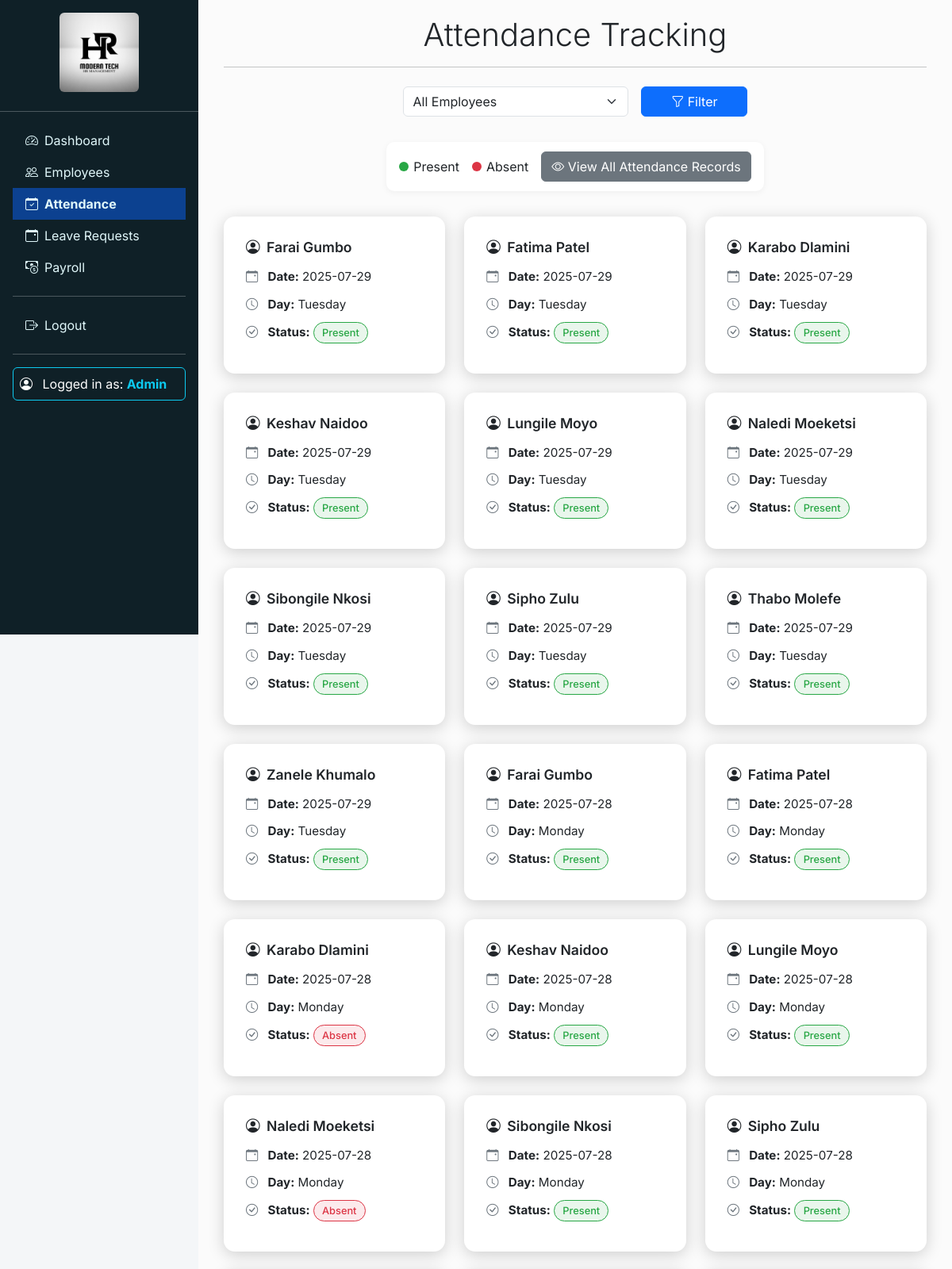
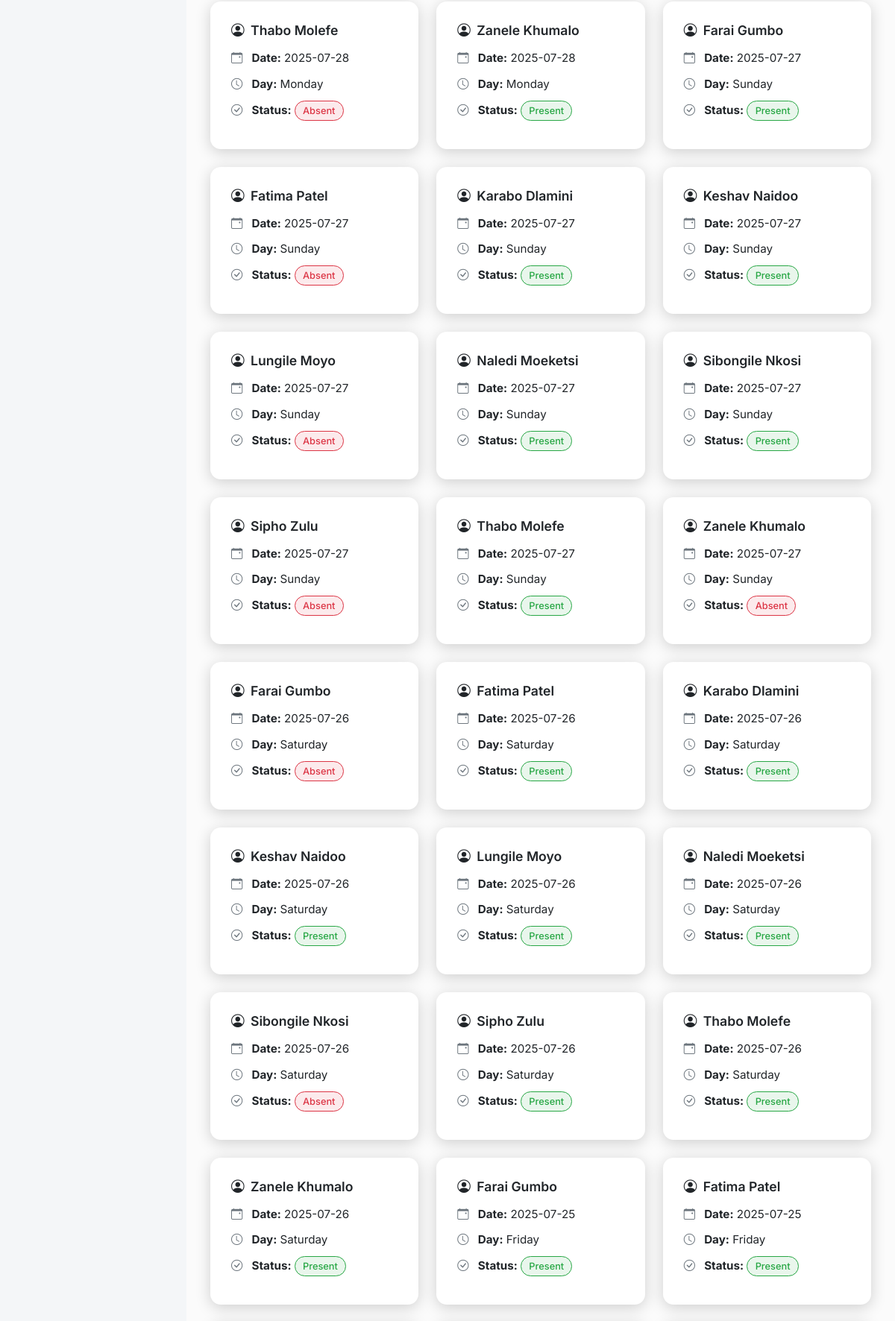
/pages/attendance.php (signed in, upper part), run on the app's committed database (2 pictures, top to bottom).
### tables this page shows
CREATE TABLE attendance (
    id INT AUTO_INCREMENT PRIMARY KEY,
    employee_id INT,
    date DATE,
    status ENUM('Present', 'Absent'),
    FOREIGN KEY (employee_id) REFERENCES employees(employee_id)
);

CREATE TABLE employees (
    employee_id INT AUTO_INCREMENT PRIMARY KEY,
    name VARCHAR(100) NOT NULL,
    position VARCHAR(100),
    department VARCHAR(50),
    salary DECIMAL(10,2),
    employment_history TEXT,
    contact VARCHAR(100)
);

### pages/attendance.php (the view, shortened to what this page needs)
<?php
require_once '../includes/db.php';
require_once '../includes/header.php';
$employeeId = $_GET['employee_id'] ?? 0;
$params = [];
$sql = "SELECT a.*, e.name FROM attendance a
        JOIN employees e ON a.employee_id = e.employee_id
        WHERE 1";
$sql .= " ORDER BY a.date DESC, e.name";
$stmt = $pdo->prepare($sql);
$stmt->execute($params);
$attendanceRecords = $stmt->fetchAll(PDO::FETCH_ASSOC);
?>
<link rel="stylesheet" href="https://cdn.jsdelivr.net/npm/bootstrap-icons@1.10.5/font/bootstrap-icons.css">
<div class="container">
    <h2 class="display-6 text-center">Attendance Tracking</h2>
    <hr class="mb-4">
    <form method="GET" class="row g-3 filter-form justify-content-center">
        <div class="col-md-4">
            <select name="employee_id" class="form-select">
                <option value="0">All Employees</option>
            </select>
        </div>
        <div class="col-md-2">
            <button class="btn btn-primary w-100" type="submit"><i class="bi bi-funnel"></i> Filter</button>
        </div>
    </form>
    <div class="d-flex justify-content-center">
        <div class="legend-box text-center">
            <span>
                <div class="legend-circle legend-present"></div> Present
            </span>
            <span>
                <div class="legend-circle legend-absent"></div> Absent
            </span>
            <div>
                <a href="attendance.php" class="btn btn-secondary"><i class="bi bi-eye"></i> View All Attendance Records</a>
            </div>
        </div>
    </div>
    <div class="row g-4">
        <?php foreach ($attendanceRecords as $record): ?>
            <div class="col-md-6 col-lg-4">
                <div class="card attendance-card h-100">
                    <div class="card-body">
                        <h5 class="card-title">
                            <?php if (!$employeeId): ?>
                                <i class="bi bi-person-circle me-1"></i>
                                <?= htmlspecialchars($record['name']); ?>
                            <?php else: ?>
                                <i class="bi bi-calendar-check me-1"></i> Attendance Entry
                            <?php endif; ?>
                        </h5>
                        <div class="info-line">
                            <i class="bi bi-calendar-event"></i>
                            <strong>Date:</strong> <?= $record['date']; ?>
                        </div>
                        <div class="info-line">
                            <i class="bi bi-clock"></i>
                            <strong>Day:</strong> <?= date('l', strtotime($record['date'])); ?>
                        </div>
                        <div class="info-line">
                            <i class="bi bi-check-circle"></i>
                            <strong>Status:</strong>
                            <span
                                class="badge-status <?= $record['status'] == 'Present' ? 'badge-present' : 'badge-absent'; ?>">
                                <?= $record['status']; ?>
                            </span>
                        </div>
                    </div>
                </div>
            </div>
        <?php endforeach; ?>
    </div>
</div>
<?php require_once '../includes/footer.php'; ?>

### includes/header.php (style rules this page uses)
body { margin: 0; padding: 0; overflow-x: hidden; }
strong { font-weight: 700; }

### pages/attendance.php (style rules this page uses)
body { font-family: 'Inter', sans-serif; background-color: #f4f6f8; }
.attendance-card { border: none; border-radius: 14px; background: #ffffff; box-shadow: 0 4px 20px rgba(0, 0, 0, 0.18); transition: transform 0.3s ease; }
.attendance-card .card-body { padding: 1.75rem; }
.card-title { font-size: 1.1rem; font-weight: 600; margin-bottom: 1rem; }
.info-line { margin-bottom: 0.75rem; font-size: 0.95rem; }
.info-line i { color: #6c757d; margin-right: 8px; }
.badge-status { font-size: 0.8rem; padding: 0.4em 0.8em; border-radius: 50px; font-weight: 500; }
.badge-present { background-color: #28a7451a; color: #28a745; border: 1px solid #28a745; }
.badge-absent { background-color: #dc35451a; color: #dc3545; border: 1px solid #dc3545; }
.filter-form { margin-bottom: 2rem; }
.legend-box { background: #fff; border-radius: 10px; padding: 0.75rem 1rem; box-shadow: 0 2px 8px rgba(0, 0, 0, 0.05); margin-bottom: 2rem; display: inline-flex; gap: 1rem; align-items: center; }
.legend-box span { display: inline-flex; align-items: center; gap: 6px; }
.legend-circle { width: 12px; height: 12px; border-radius: 50%; display: inline-block; }
.legend-present { background-color: #28a745; }
.legend-absent { background-color: #dc3545; }

### data on the page
attendance: employee.name "Farai Gumbo", date "2025-07-29", date "Tuesday", status "Present"
attendance: employee.name "Fatima Patel", date "2025-07-29", date "Tuesday", status "Present"
attendance: employee.name "Karabo Dlamini", date "2025-07-29", date "Tuesday", status "Present"
attendance: employee.name "Keshav Naidoo", date "2025-07-29", date "Tuesday", status "Present"
attendance: employee.name "Lungile Moyo", date "2025-07-29", date "Tuesday", status "Present"
attendance: employee.name "Naledi Moeketsi", date "2025-07-29", date "Tuesday", status "Present"
attendance: employee.name "Sibongile Nkosi", date "2025-07-29", date "Tuesday", status "Present"
attendance: employee.name "Sipho Zulu", date "2025-07-29", date "Tuesday", status "Present"
attendance: employee.name "Thabo Molefe", date "2025-07-29", date "Tuesday", status "Present"
attendance: employee.name "Zanele Khumalo", date "2025-07-29", date "Tuesday", status "Present"
attendance: employee.name "Farai Gumbo", date "2025-07-28", date "Monday", status "Present"
attendance: employee.name "Fatima Patel", date "2025-07-28", date "Monday", status "Present"
attendance: employee.name "Karabo Dlamini", date "2025-07-28", date "Monday", status "Absent"
attendance: employee.name "Keshav Naidoo", date "2025-07-28", date "Monday", status "Present"
attendance: employee.name "Lungile Moyo", date "2025-07-28", date "Monday", status "Present"
attendance: employee.name "Naledi Moeketsi", date "2025-07-28", date "Monday", status "Absent"
attendance: employee.name "Sibongile Nkosi", date "2025-07-28", date "Monday", status "Present"
attendance: employee.name "Sipho Zulu", date "2025-07-28", date "Monday", status "Present"
attendance: employee.name "Thabo Molefe", date "2025-07-28", date "Monday", status "Absent"
attendance: employee.name "Zanele Khumalo", date "2025-07-28", date "Monday", status "Present"
attendance: employee.name "Farai Gumbo", date "2025-07-27", date "Sunday", status "Present"
attendance: employee.name "Fatima Patel", date "2025-07-27", date "Sunday", status "Absent"
attendance: employee.name "Karabo Dlamini", date "2025-07-27", date "Sunday", status "Present"
attendance: employee.name "Keshav Naidoo", date "2025-07-27", date "Sunday", status "Present"
attendance: employee.name "Lungile Moyo", date "2025-07-27", date "Sunday", status "Absent"
attendance: employee.name "Naledi Moeketsi", date "2025-07-27", date "Sunday", status "Present"
attendance: employee.name "Sibongile Nkosi", date "2025-07-27", date "Sunday", status "Present"
attendance: employee.name "Sipho Zulu", date "2025-07-27", date "Sunday", status "Absent"
attendance: employee.name "Thabo Molefe", date "2025-07-27", date "Sunday", status "Present"
attendance: employee.name "Zanele Khumalo", date "2025-07-27", date "Sunday", status "Absent"
attendance: employee.name "Farai Gumbo", date "2025-07-26", date "Saturday", status "Absent"
attendance: employee.name "Fatima Patel", date "2025-07-26", date "Saturday", status "Present"
attendance: employee.name "Karabo Dlamini", date "2025-07-26", date "Saturday", status "Present"
attendance: employee.name "Keshav Naidoo", date "2025-07-26", date "Saturday", status "Present"
attendance: employee.name "Lungile Moyo", date "2025-07-26", date "Saturday", status "Present"
attendance: employee.name "Naledi Moeketsi", date "2025-07-26", date "Saturday", status "Present"
attendance: employee.name "Sibongile Nkosi", date "2025-07-26", date "Saturday", status "Absent"
attendance: employee.name "Sipho Zulu", date "2025-07-26", date "Saturday", status "Present"
attendance: employee.name "Thabo Molefe", date "2025-07-26", date "Saturday", status "Present"
attendance: employee.name "Zanele Khumalo", date "2025-07-26", date "Saturday", status "Present"
attendance: employee.name "Farai Gumbo", date "2025-07-25", date "Friday", status "Present"
attendance: employee.name "Fatima Patel", date "2025-07-25", date "Friday", status "Present"
